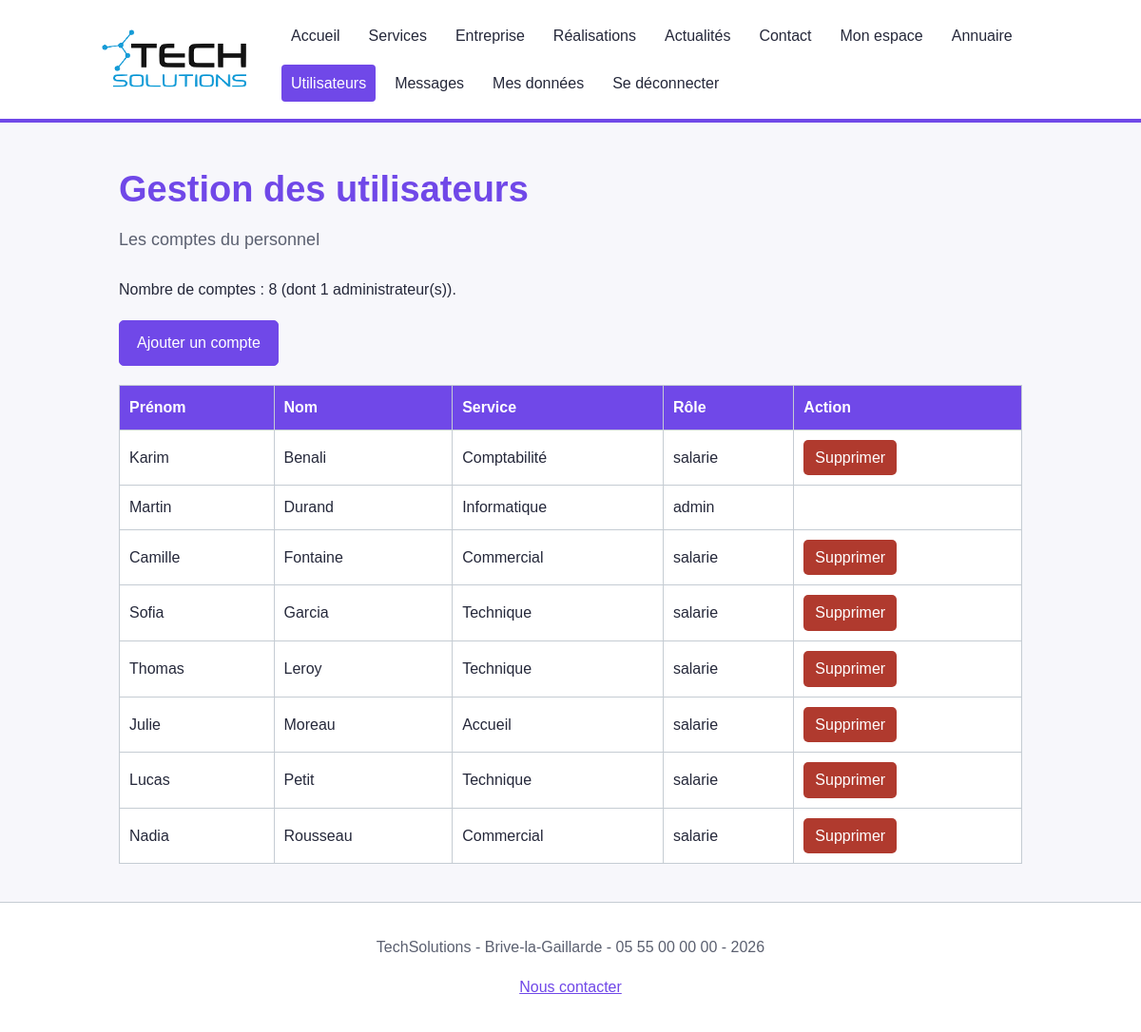
The page /utilisateurs.php (signed in) on the database its author committed.
### tables this page shows
CREATE TABLE IF NOT EXISTS utilisateurs (
  id INT AUTO_INCREMENT PRIMARY KEY,
  identifiant VARCHAR(30) NOT NULL UNIQUE,
  mot_de_passe VARCHAR(255) NOT NULL,
  prenom VARCHAR(50) NOT NULL,
  nom VARCHAR(50) NOT NULL,
  service VARCHAR(50) NOT NULL,
  role VARCHAR(10) NOT NULL
);

### utilisateurs.php (the view, shortened to what this page needs)
<?php
include "inc/bdd.php";
$req = $pdo->query("SELECT id, prenom, nom, service, role FROM utilisateurs ORDER BY nom, prenom");
$utilisateurs = $req->fetchAll();
$nb_comptes = 0;
$nb_admins = 0;
foreach ($utilisateurs as $u) {
    $nb_comptes = $nb_comptes + 1;
    if ($u["role"] == "admin") {
        $nb_admins = $nb_admins + 1;
    }
}
?>
<?php include "inc/haut.php"; ?>
  <div class="entete">
    <h1>Gestion des utilisateurs</h1>
    <p>Les comptes du personnel</p>
  </div>
  <main class="section">
    <p>Nombre de comptes : <?php echo $nb_comptes; ?> (dont <?php echo $nb_admins; ?> administrateur(s)).</p>
    <p><a class="bouton" href="ajouter.php">Ajouter un compte</a></p>
    <table>
      <tr>
        <th>Prénom</th>
        <th>Nom</th>
        <th>Service</th>
        <th>Rôle</th>
        <th>Action</th>
      </tr>
      <?php foreach ($utilisateurs as $u) { ?>
        <tr>
          <td><?php echo htmlspecialchars($u["prenom"]); ?></td>
          <td><?php echo htmlspecialchars($u["nom"]); ?></td>
          <td><?php echo htmlspecialchars($u["service"]); ?></td>
          <td><?php echo htmlspecialchars($u["role"]); ?></td>
          <td>
            <?php if ($u["id"] != $_SESSION["id"]) { ?>
              <a class="bouton-supprimer" href="supprimer.php?id=<?php echo $u["id"]; ?>">Supprimer</a>
            <?php } ?>
          </td>
        </tr>
      <?php } ?>
    </table>
  </main>
<?php include "inc/pied.php"; ?>

### css/style.css (style rules this page uses)
* { box-sizing: border-box; }
body { margin: 0; background: #f7f7fb; color: #25283a; font-family: Arial, sans-serif; line-height: 1.6; }
main { width: 82%; max-width: 950px; margin: 40px auto; }
a { color: #7048e8; }
h1, h2, h3 { color: #7048e8; font-family: Arial, sans-serif; }
h1 { font-size: 38px; }
.entete { width: 82%; max-width: 950px; margin: 40px auto 0; }
.entete h1 { margin-bottom: 8px; }
.entete p { color: #5b6070; font-size: 18px; margin-top: 0; }
.entete + main { margin-top: 25px; }
.bouton { display: inline-block; margin: 4px 4px 4px 0; padding: 10px 18px; border: 1px solid #7048e8; border-radius: 5px; background: #7048e8; color: white; font: inherit; text-decoration: none; cursor: pointer; }
.bouton-supprimer { padding: 6px 12px; border: 0; border-radius: 5px; background: #b03a2e; color: white; font: inherit; cursor: pointer; text-decoration: none; display: inline-block; }
table { width: 100%; border-collapse: collapse; background: white; }
th, td { padding: 10px; border: 1px solid #c5ccd3; text-align: left; }
th { background: #7048e8; color: white; }

### rows shown on the page
utilisateurs: prenom "Karim", nom "Benali", service "Comptabilité", role "salarie"
utilisateurs: prenom "Martin", nom "Durand", service "Informatique", role "admin"
utilisateurs: prenom "Camille", nom "Fontaine", service "Commercial", role "salarie"
utilisateurs: prenom "Sofia", nom "Garcia", service "Technique", role "salarie"
utilisateurs: prenom "Thomas", nom "Leroy", service "Technique", role "salarie"
utilisateurs: prenom "Julie", nom "Moreau", service "Accueil", role "salarie"
utilisateurs: prenom "Lucas", nom "Petit", service "Technique", role "salarie"
utilisateurs: prenom "Nadia", nom "Rousseau", service "Commercial", role "salarie"

### other values the page prints
$nb_comptes "8"
$nb_admins "1"
$entreprise "TechSolutions"
$ville "Brive-la-Gaillarde"
$telephone "05 55 00 00 00"
